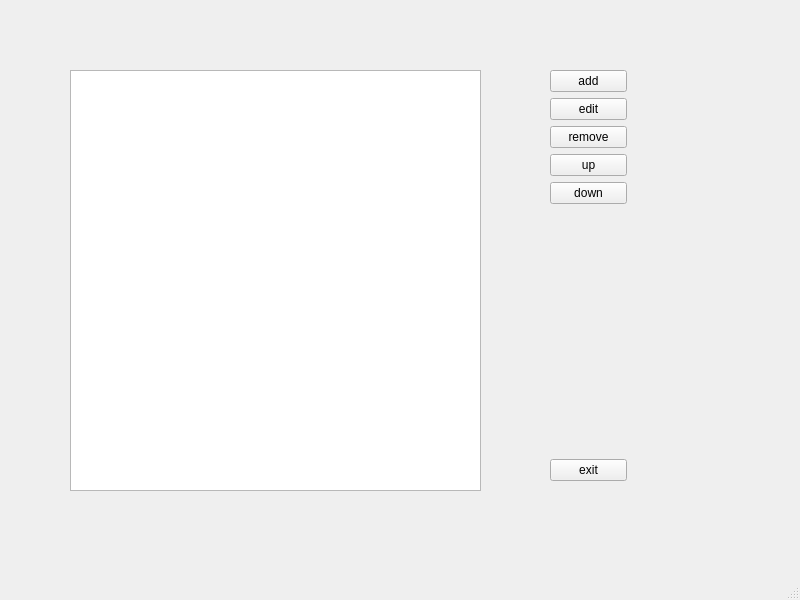
<?xml version="1.0" encoding="UTF-8"?>
<ui version="4.0">
 <class>MainWindow</class>
 <widget class="QMainWindow" name="MainWindow">
  <property name="geometry">
   <rect>
    <x>0</x>
    <y>0</y>
    <width>800</width>
    <height>600</height>
   </rect>
  </property>
  <property name="windowTitle">
   <string>MainWindow</string>
  </property>
  <widget class="QWidget" name="centralwidget">
   <widget class="QListView" name="listView">
    <property name="geometry">
     <rect>
      <x>70</x>
      <y>70</y>
      <width>411</width>
      <height>421</height>
     </rect>
    </property>
   </widget>
   <widget class="QWidget" name="">
    <property name="geometry">
     <rect>
      <x>550</x>
      <y>70</y>
      <width>77</width>
      <height>411</height>
     </rect>
    </property>
    <layout class="QVBoxLayout" name="verticalLayout">
     <item>
      <widget class="QPushButton" name="addBtn">
       <property name="text">
        <string>add</string>
       </property>
      </widget>
     </item>
     <item>
      <widget class="QPushButton" name="editBtn">
       <property name="text">
        <string>edit</string>
       </property>
      </widget>
     </item>
     <item>
      <widget class="QPushButton" name="removeBtn">
       <property name="text">
        <string>remove</string>
       </property>
      </widget>
     </item>
     <item>
      <widget class="QPushButton" name="upBtn">
       <property name="text">
        <string>up</string>
       </property>
      </widget>
     </item>
     <item>
      <widget class="QPushButton" name="downBtn">
       <property name="text">
        <string>down</string>
       </property>
      </widget>
     </item>
     <item>
      <spacer name="verticalSpacer">
       <property name="orientation">
        <enum>Qt::Vertical</enum>
       </property>
       <property name="sizeHint" stdset="0">
        <size>
         <width>20</width>
         <height>40</height>
        </size>
       </property>
      </spacer>
     </item>
     <item>
      <widget class="QPushButton" name="exitBtn">
       <property name="text">
        <string>exit</string>
       </property>
      </widget>
     </item>
    </layout>
   </widget>
  </widget>
  <widget class="QMenuBar" name="menubar">
   <property name="geometry">
    <rect>
     <x>0</x>
     <y>0</y>
     <width>800</width>
     <height>21</height>
    </rect>
   </property>
  </widget>
  <widget class="QStatusBar" name="statusbar"/>
 </widget>
 <resources/>
 <connections/>
</ui>
